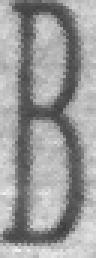
#> input picture 大论文代码/第四章/模板匹配算法/cutedImg/270.jpg, 32 x 86 px, found by its file name (shown 3 times larger); its folder holds 4 pictures in this run
$ python '图片格式统一化处理.py'
#> lines starting #> are read from the running program, lines starting #| are printed output that depends on the picture
import cv2
import numpy as np

def formatImg(file_name):
#> called with file_name = 'cutedImg\\270.jpg'
    img=cv2.imread(file_name,cv2.IMREAD_GRAYSCALE)
#> img is the input picture: shape (86, 32); min 60, max 240, mean 155
    h,w=img.shape
#> h = 86; w = 32
    mask=np.zeros((100,100),dtype='u1')
    mask[(100-h)//2:(100-h)//2+h,(100-w)//2:(100-w)//2+w]=img
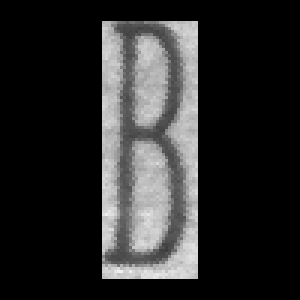
#> mask: shape (100, 100) (shown 3 times larger); min 0, max 240, mean 42.6
    return mask

if __name__=='__main__':
    import os
    files=os.listdir(r'E:\大论文\大论文代码\第四章\模板匹配算法\cutedImg')
    for file in files:
        format=formatImg(file_name='cutedImg\\'+file)
        cv2.imshow(file,format)
        cv2.imwrite(str(file),format)
#> pass 2 of the loop `for file in files:`:
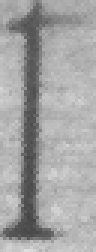
#> input picture 大论文代码/第四章/模板匹配算法/cutedImg/276.jpg, 32 x 84 px, found by its file name (shown 3 times larger)
#> in formatImg, img is the input picture: shape (84, 32); min 69, max 223, mean 163.6
#> in formatImg (call 2), `mask[(100-h)//2:(100-h)//2+h,(100-w)//2:(100-w)//2+w]=img`:
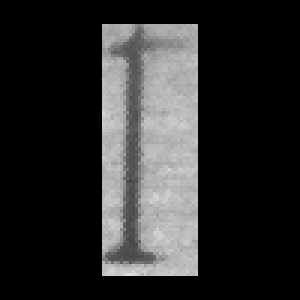
#> mask: shape (100, 100) (shown 3 times larger); min 0, max 223, mean 44
#> pass 3 of the loop `for file in files:`:
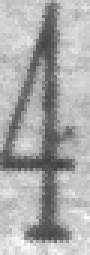
#> input picture 大论文代码/第四章/模板匹配算法/cutedImg/278.jpg, 30 x 85 px, found by its file name (shown 3 times larger)
#> in formatImg, img is the input picture: shape (85, 30); min 66, max 255, mean 170.4
#> in formatImg (call 3), `mask[(100-h)//2:(100-h)//2+h,(100-w)//2:(100-w)//2+w]=img`:
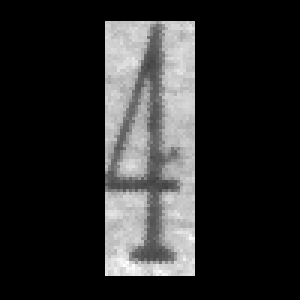
#> mask: shape (100, 100) (shown 3 times larger); min 0, max 255, mean 43.5
#> the loop made 4 passes; the first 3 are shown
    print('success!!!')
